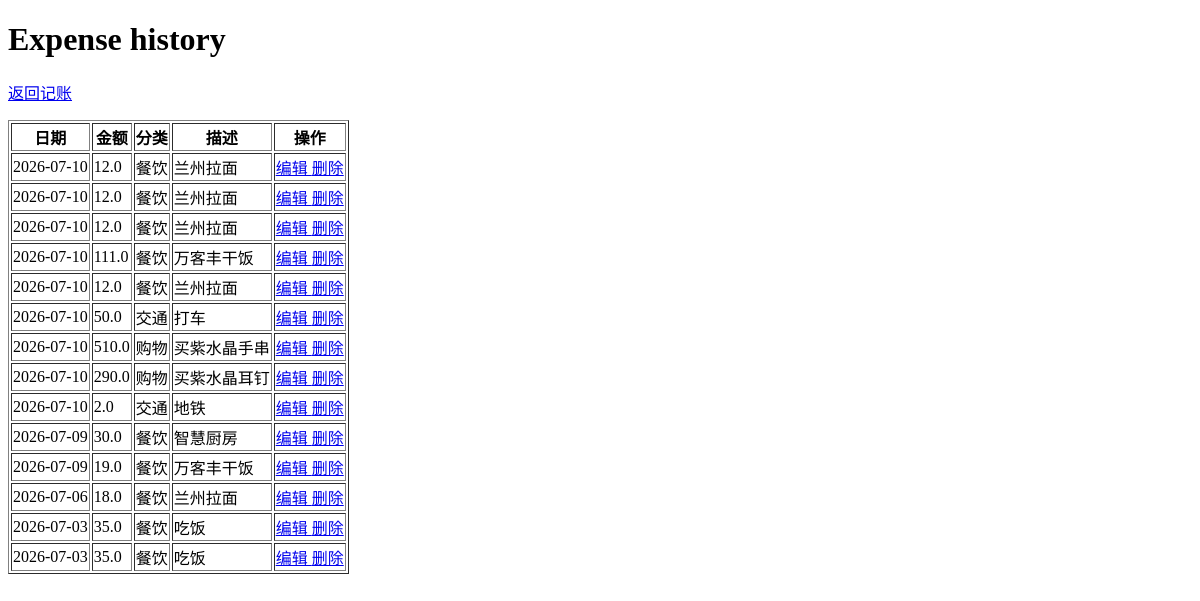
Before: /expenses with the older database file.
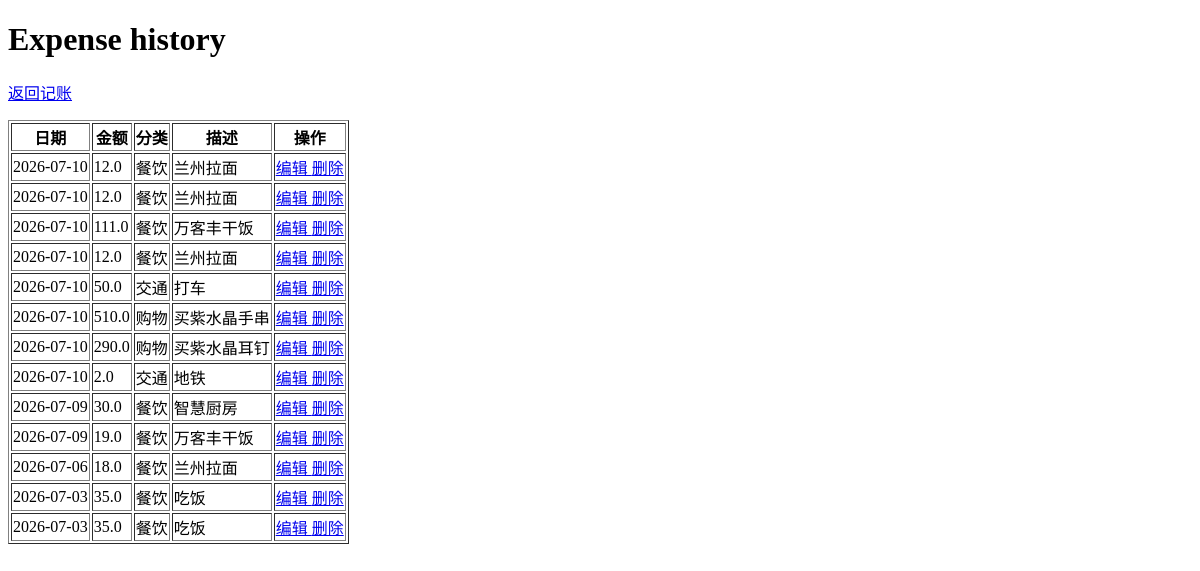
After: the same page with the newer database file.
### tables this page shows
CREATE TABLE expense (
    id INTEGER PRIMARY KEY AUTOINCREMENT,
    amount REAL NOT NULL,
    category TEXT NOT NULL,
    description TEXT,
    created_at TEXT NOT NULL
);

### ai-expense/app/main.py (the view)
@app.get("/expenses", response_class=HTMLResponse)
def expense_list(request: Request):
    expenses = get_all_expenses()
    return templates.TemplateResponse(
        "expenses.html",
        {
            "request": request,
            "expenses": expenses
        }
    )

### ai-expense/templates/expenses.html (shortened to what this page needs)
<!DOCTYPE html>
<html>
<head>
</head>
<body>
<h1>Expense history</h1>
<p><a href="/">返回记账</a></p>
<table border="1">
    <tr>
        <th>日期</th>
        <th>金额</th>
        <th>分类</th>
        <th>描述</th>
        <th>操作</th>
    </tr>
    {% for expense in expenses %}
    <tr>
        <td>{{ expense.created_at }}</td>
        <td>{{ expense.amount }}</td>
        <td>{{ expense.category }}</td>
        <td>{{ expense.description }}</td>
        <td>
            <a href="/edite/{{ expense.id }}">
                编辑
            </a>
            <a href="/delete/{{ expense.id }}">
            删除
            </a>
        </td>
    </tr>
    {% endfor %}
</table>
</body>
</html>

Changed rows visible on the page:
removed expense: created_at "2026-07-10", amount "12.0", category "餐饮", description "兰州拉面"
